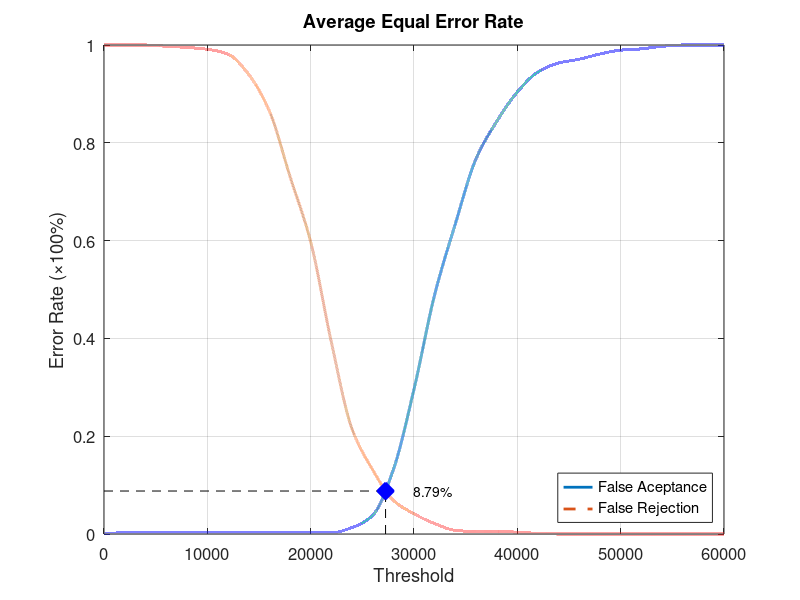
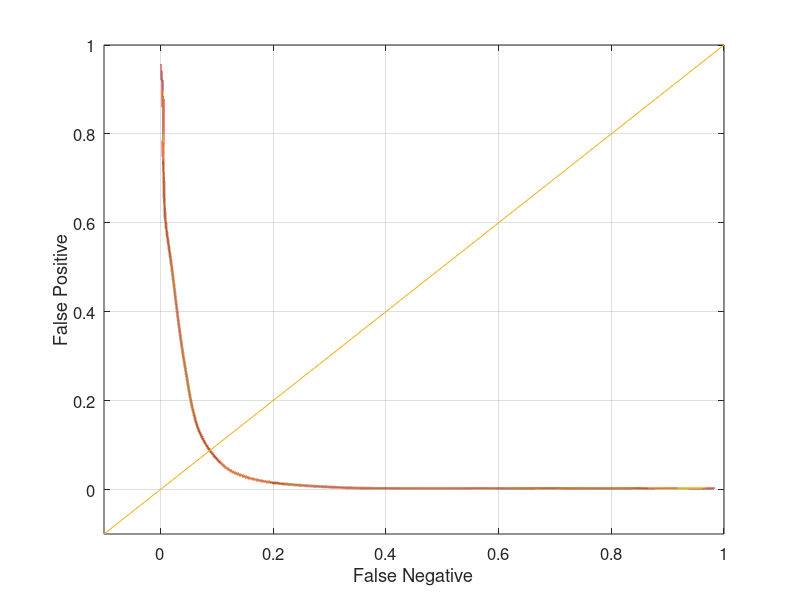

MATLAB code for these plots, in order:
function yEER = Experiment3Average
close all;
clear;
clc;
x = 0:2000:60000;
xq = 0:0.5:60000;

y0 = [0 0.00263158 0.00263158 0.00263158 0.00263158 0.00263158 0.00263158 0.00263158 0.00263158 0.00263158 0.00263158 0.00263158 0.0131579 0.0381579 0.131579 0.296053 0.489474 0.634211 0.767105 0.843421 0.903947 0.944737 0.963158 0.971053 0.981579 0.989474 0.992105 0.997368 1 1 1];
yy0 = interp1(x, y0, xq, 'pchip');
y1 = [1 1 1 0.9975 0.995 0.99125 0.98125 0.94 0.865 0.73125 0.5975 0.3925 0.215 0.13125 0.06875 0.04125 0.02125 0.0075 0.005 0.005 0.00375 0.00125 0 0 0 0 0 0 0 0 0];
yy1 = interp1(x, y1, xq, 'pchip');

% Calculating EER: 
y2 = abs(y0 - y1);
find(y2 == min(y2))
yy2 = abs(yy0 - yy1);
xEER = find(yy2 == min(yy2));
xEERIndex = xq(xEER) % X-axis EER
yEER = yy0(xEER) % Y-axis EER

main = figure
plot(xq, yy0,'-','LineWidth', 2);	hold on
plot(xq, yy1,'--','LineWidth', 2);	hold on
plot([xEERIndex xEERIndex], [0 yEER], 'k--');	hold on
plot([0 xEERIndex], [yEER yEER], 'k--');	hold on
plot(xEERIndex, yEER, 'bx', 'LineWidth', 10);	hold on
text(xEERIndex + 10 * xEERIndex / 100, yEER, [num2str(round((10000 * yEER)) / 100) '%'])
legend('False Aceptance', 'False Rejection', 'Location', 'SouthEast')
xlabel('Threshold')
ylabel('Error Rate (\times100%)')
title('Average Equal Error Rate')
set(gca, 'FontSize', 12)
axis([0 60000 0 1])
grid on

print(main, 'Experiment3AverageMain', '-dpng');
FNRxFPR = figure('Color', [1 1 1]);
plot(yy1, yy0, '-', yy1, yy0, 'LineWidth', 2);
hold on
y = -0.1:0.1:1
plot(y, y); 
set(gca, 'FontSize', 12)
xlabel('False Negative')
ylabel('False Positive')
axis([-0.1 1 -0.1 1])
set(gca, 'FontSize', 12)
grid on

print(FNRxFPR, 'Experiment3AverageFNRxFPR','-dpng');
end
